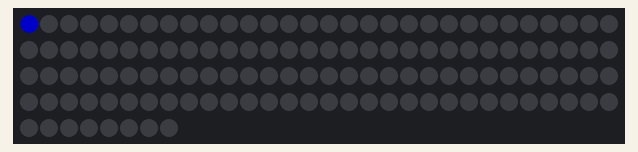
Bench run of a sketch on a simulated Arduino Uno, built with avr-gcc and run on an emulated ATmega328P. Parts: 128 RGB LEDs in strip order, left to right, continuing on the next row. Dim RGB values are drawn brighter than linear.

Above: at 0.1 s.
At 19.8 s:
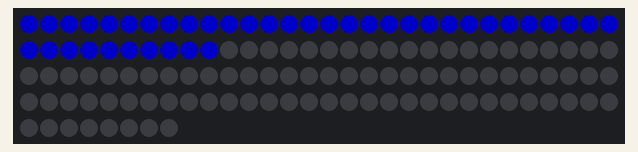
At 39.5 s:
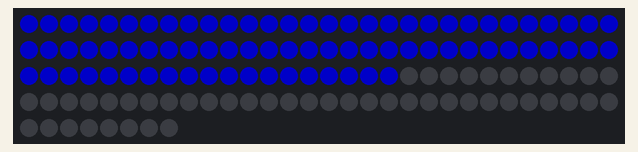

The sketch:

testLEDs.ino
```cpp
#include <FastLED.h>

#define LED_PIN     7
#define NUM_LEDS    128

CRGB leds[NUM_LEDS];

void setup() {

  FastLED.addLeds<WS2812, LED_PIN, GRB>(leds, NUM_LEDS);

}

void loop() {

  for(int i=0; i < NUM_LEDS; i++){
    leds[i] = CRGB(0,0, 100);
    FastLED.show();
    delay(500);
  }


}
```
